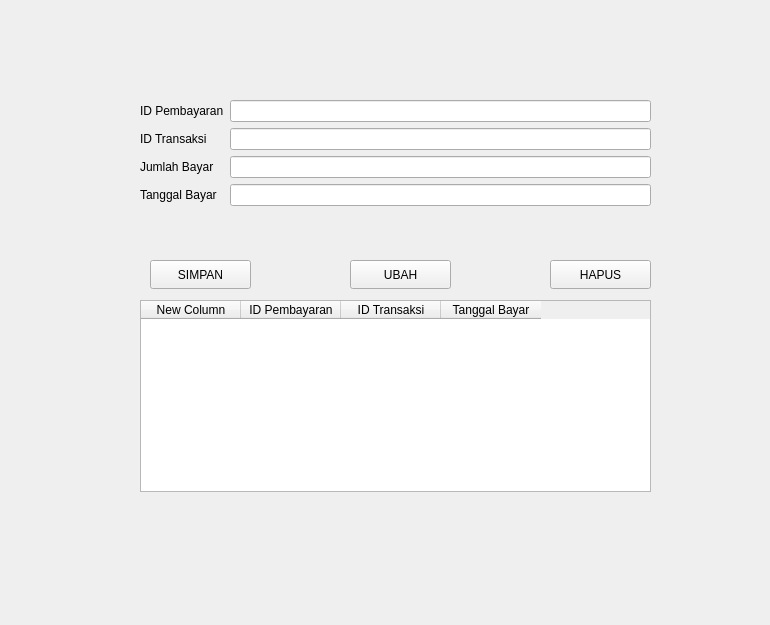
<?xml version="1.0" encoding="UTF-8"?>
<ui version="4.0">
 <class>Form</class>
 <widget class="QWidget" name="Form">
  <property name="geometry">
   <rect>
    <x>0</x>
    <y>0</y>
    <width>770</width>
    <height>625</height>
   </rect>
  </property>
  <property name="windowTitle">
   <string>Form</string>
  </property>
  <widget class="QWidget" name="formLayoutWidget">
   <property name="geometry">
    <rect>
     <x>140</x>
     <y>100</y>
     <width>511</width>
     <height>151</height>
    </rect>
   </property>
   <layout class="QFormLayout" name="formLayout">
    <item row="0" column="0">
     <widget class="QLabel" name="iDPembayaranLabel">
      <property name="text">
       <string>ID Pembayaran</string>
      </property>
     </widget>
    </item>
    <item row="0" column="1">
     <widget class="QLineEdit" name="editPembayaran"/>
    </item>
    <item row="1" column="0">
     <widget class="QLabel" name="iDTransaksiLabel">
      <property name="text">
       <string>ID Transaksi</string>
      </property>
     </widget>
    </item>
    <item row="1" column="1">
     <widget class="QLineEdit" name="editTransaksi"/>
    </item>
    <item row="2" column="0">
     <widget class="QLabel" name="jumlahBayarLabel">
      <property name="text">
       <string>Jumlah Bayar</string>
      </property>
     </widget>
    </item>
    <item row="3" column="0">
     <widget class="QLabel" name="tanggalBayarLabel">
      <property name="text">
       <string>Tanggal Bayar</string>
      </property>
     </widget>
    </item>
    <item row="3" column="1">
     <widget class="QLineEdit" name="editTBayar"/>
    </item>
    <item row="2" column="1">
     <widget class="QLineEdit" name="editJBayar"/>
    </item>
   </layout>
  </widget>
  <widget class="QPushButton" name="btnSimpan">
   <property name="geometry">
    <rect>
     <x>150</x>
     <y>260</y>
     <width>101</width>
     <height>29</height>
    </rect>
   </property>
   <property name="text">
    <string>SIMPAN</string>
   </property>
  </widget>
  <widget class="QPushButton" name="btnUbah">
   <property name="geometry">
    <rect>
     <x>350</x>
     <y>260</y>
     <width>101</width>
     <height>29</height>
    </rect>
   </property>
   <property name="text">
    <string>UBAH</string>
   </property>
  </widget>
  <widget class="QPushButton" name="btnHapus">
   <property name="geometry">
    <rect>
     <x>550</x>
     <y>260</y>
     <width>101</width>
     <height>29</height>
    </rect>
   </property>
   <property name="text">
    <string>HAPUS</string>
   </property>
  </widget>
  <widget class="QTableWidget" name="tabelPembayaran">
   <property name="geometry">
    <rect>
     <x>140</x>
     <y>300</y>
     <width>511</width>
     <height>192</height>
    </rect>
   </property>
   <column>
    <property name="text">
     <string>New Column</string>
    </property>
   </column>
   <column>
    <property name="text">
     <string>ID Pembayaran</string>
    </property>
   </column>
   <column>
    <property name="text">
     <string>ID Transaksi</string>
    </property>
   </column>
   <column>
    <property name="text">
     <string>Tanggal Bayar</string>
    </property>
   </column>
  </widget>
 </widget>
 <resources/>
 <connections/>
</ui>
